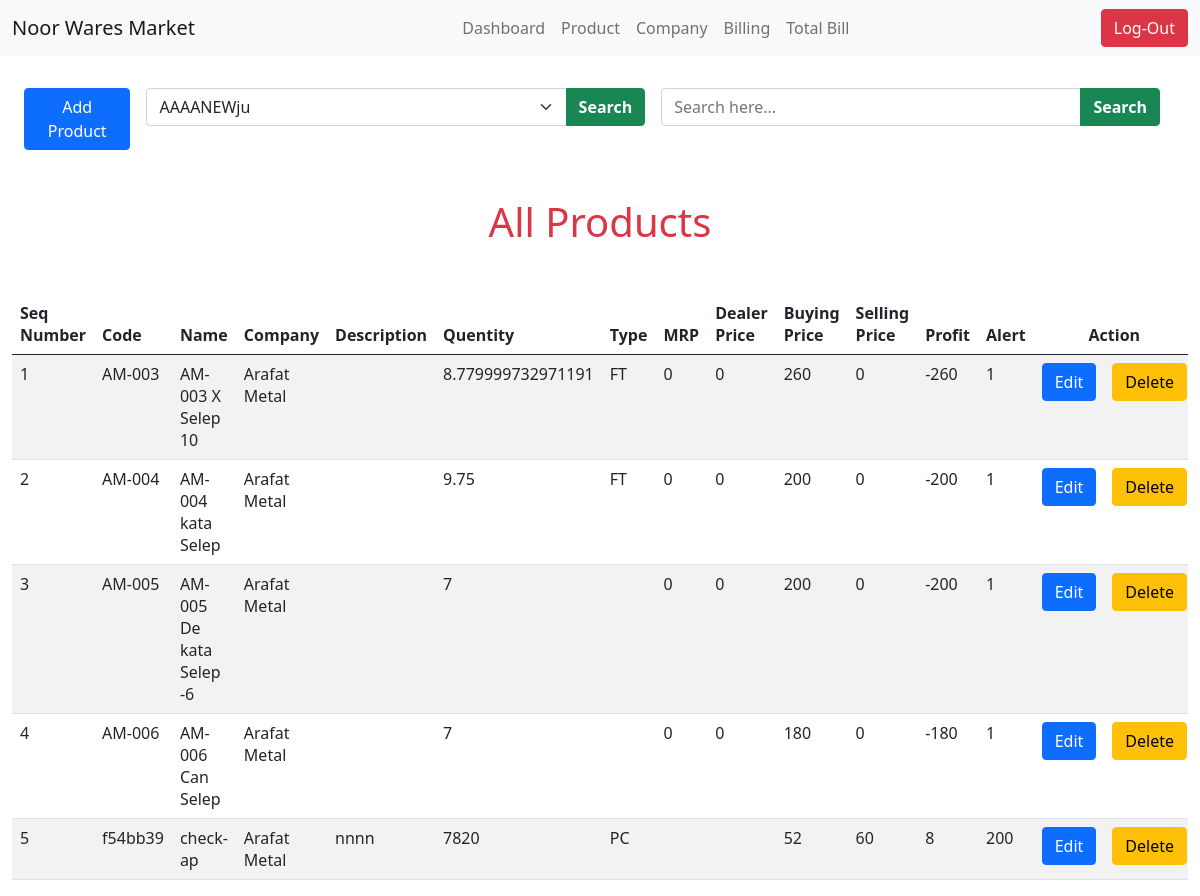
/searchbycompany.php?companygiven=Arafat Metal (signed in), run on the app's committed database.
### tables this page shows
CREATE TABLE `product` (
  `product_code` varchar(255) NOT NULL,
  `product_name` varchar(255) NOT NULL,
  `company` varchar(255) NOT NULL,
  `description` varchar(255) NOT NULL,
  `type` varchar(255) NOT NULL,
  `qty` varchar(255) NOT NULL,
  `mrp` varchar(255) NOT NULL,
  `dealer_price` varchar(255) NOT NULL,
  `buying_price` varchar(255) NOT NULL,
  `selling_price` varchar(255) NOT NULL,
  `net_profit` varchar(255) NOT NULL,
  `low_alert` varchar(255) NOT NULL
);

### searchbycompany.php (the view, shortened to what this page needs)
<?php
    if(isset($_SESSION['User'])){
?>
<?php
    require_once('connection.php');
    $data = $_GET['companygiven'];
    $data2 = $_GET['namegiven1'];
    var_dump($data2);
    var_dump($data);
    $sql = "SELECT * FROM `product` WHERE `company` = '$data' OR `product_name` = '$data2';";
    $result = mysqli_query($conn, $sql) or die("cannot execute query in company");
    $dd = mysqli_num_rows($result);
?>
<!DOCTYPE html>
<html lang="en">
<head>
    <link href="https://cdn.jsdelivr.net/npm/bootstrap@5.0.2/dist/css/bootstrap.min.css" rel="stylesheet">
    <link rel="stylesheet" href="style.css">
</head>
<body onload="randomcode()">
    <nav class="navbar fixed-top navbar-expand-lg navbar-light bg-light">
        <div class="container-fluid">
          <a class="navbar-brand" dashboard.php>Noor Wares Market</a>
          <div class="collapse navbar-collapse" id="navbarSupportedContent">
            <ul class="navbar-nav mx-auto mb-2 mb-lg-0">
              <li class="nav-item">
                <a class="nav-link" href="dashboard.php">Dashboard</a>
              </li>
              <li class="nav-item">
                <a class="nav-link" href="product.php">Product</a>
              </li>
              <li class="nav-item">
                <a class="nav-link" href="displayajex.php">Company</a>
              </li>
              <li class="nav-item">
                <a class="nav-link" href="billing2.php">Billing</a>
              </li>
              <li class="nav-item">
                <a class="nav-link" onclick="movetodatebysearch()">Total Bill</a>
              </li>
            </ul>
          </div>
 <a class="btn btn-danger" href="logout.php?logout">Log-Out</a>
      </div>
    </nav>
    <section class="add_delete_search mt-5 container-fluid">
        <div class="btngrp d-flex container-fluid">
            <button type="button" class="btn btn-primary mt-3 me-3" data-bs-toggle="modal" data-bs-target="#exampleModal">
            Add Product
            </button>
            <div class="input-group mt-3 w-50 me-3">
                <form class="w-100"  method="get" action="searchbycompany.php">
                   <div class="input-group">
                   <select id="inputState" class="form-select" name="companygiven">
                        <?php
                            $sql1 = "SELECT DISTINCT Company_name FROM `company`;";
                            $result1 = mysqli_query($conn, $sql1) or die("cannot execute sql1");
                            $dd1 = mysqli_num_rows($result1);
                            if($dd1>0){
                                while( $row1 = mysqli_fetch_assoc($result1)){
                        ?>
                            <option><?php echo $row1['Company_name'];?></option>
                        <?php
                            }
                        }
                        ?>
                        </select>
                        <button type="submit" class="btn btn-success text-white fw-bold">Search</button>
                   </div>
                </form>
            </div>
            <div class="input-group mt-3 w-50 me-3">
                <form class="w-100"  method="get" action="searchbycompany.php">
                   <div class="input-group">
                   <input type="text"class="form-select" List="namegiven1" size="50px" placeholder="Search here..." name="namegiven1">
                        <button type="submit" class="btn btn-success text-white fw-bold">Search</button>
                   </div>
                </form>
            </div>
        </div>
        <div class="tablediv mt-5 table-responsive">
            <h1 class="text-danger text-center mb-5">All Products</h1>
                <table class="table  table-striped table-hover">
                    <thead >
                        <tr>
                            <th scope="col">Seq Number</th>
                            <th scope="col">Code</th>
                            <th scope="col">Name</th>
                            <th scope="col">Company</th>
                            <th scope="col">Description</th>
                            <th scope="col">Quentity</th>
                            <th scope="col">Type</th>
                            <th scope="col">MRP</th>
                            <th scope="col">Dealer Price</th>
                            <th scope="col">Buying Price</th>
                            <th scope="col">Selling Price</th>
                            <th scope="col">Profit</th>
                            <th scope="col">Alert</th>
                            <th scope="col" colspan="2" class="text-center">Action</th>
                        </tr>
                    </thead>
                    <tbody>
                        <?php
                            if($dd>0){
                                $i = 1;
                                while($row = mysqli_fetch_assoc($result)){
                                    $qty = $row['qty'];
                                    $alt = $row['low_alert'];
                        ?>
                                 <tr
                                <?php
                                    if($qty <= $alt){
                                        echo 'class="bg-danger fw-bold "';
                                    }
                                ?>
                                >
                                    <td><?php echo $i; ?></td>
                                    <td><?php echo $row['product_code']; ?></td>
                                    <td><?php echo $row['product_name']; ?></td>
                                    <td><?php echo $row['company']; ?></td>
                                    <td><?php echo $row['description']; ?></td>
                                    <td><?php echo $row['qty']; ?></td>
                                    <td><?php echo $row['type']; ?></td>
                                    <td><?php echo $row['mrp']; ?></td>
                                    <td><?php echo $row['dealer_price']; ?></td>
                                    <td><?php echo $row['buying_price']; ?></td>
                                    <td><?php echo $row['selling_price']; ?></td>
                                    <td><?php echo $row['net_profit']; ?></td>
                                    <td><?php echo $row['low_alert']; ?></td>
                                    <td> <a href= "edit.php?pname=<?php echo $row['product_name']; ?>&qty=<?php echo $row['qty'];?>&
                                    company=<?php echo $row['company'];?>&dprice=<?php echo $row['dealer_price'];?>
                                    &bprice=<?php echo $row['buying_price'];?>&sprice=<?php echo $row['selling_price'];?>
                                    &low_alert=<?php echo $row['low_alert'];?>&des=<?php echo $row['description'];?>
                                    &bprice=<?php echo $row['buying_price'];?>&PCODE=<?php echo $row['product_code'];?>&mrp=<?php echo $row['mrp'];?>&profit=<?php echo $row['net_profit'];?>&type=<?php echo $row['type']; ?>
                                    "
                                        class= "btn btn-primary">Edit</a> </td>
                                    <td> <a href= "dlt.php?delete=<?php echo $row['product_name']; ?>&PCODE=<?php echo $row['product_code'];?>
                                    &qty=<?php echo $row['qty'];?>&
                                    company=<?php echo $row['company'];?>&bprice=<?php echo $row['buying_price'];?>
                                    "
                                        class= "btn btn-warning"  >Delete</a> </td>
                                </tr>
                        <?php
                             $i = $i+1;
                                }
                            }
                        ?>
                    </tbody>
                </table>
            </div>
    </section>
</body>
</html>
<?php
    }
    else{
        header("location:index.php");
    }
?>

### style.css (style rules this page uses)
.add_delete_search .tablediv table { width: 100%; overflow-x: scroll; }

### data on the page
product: product_code "AM-003", product_name "AM-003 X Selep 10", company "Arafat Metal", qty "8.779999732971191", type "FT", mrp "0", dealer_price "0", buying_price "260", selling_price "0", net_profit "-260", low_alert "1"
product: product_code "AM-004", product_name "AM-004 kata Selep", company "Arafat Metal", qty "9.75", type "FT", mrp "0", dealer_price "0", buying_price "200", selling_price "0", net_profit "-200", low_alert "1"
product: product_code "AM-005", product_name "AM-005 De kata Selep -6", company "Arafat Metal", qty "7", mrp "0", dealer_price "0", buying_price "200", selling_price "0", net_profit "-200", low_alert "1"
product: product_code "AM-006", product_name "AM-006 Can Selep", company "Arafat Metal", qty "7", mrp "0", dealer_price "0", buying_price "180", selling_price "0", net_profit "-180", low_alert "1"
product: product_code "f54bb39", product_name "check-ap", company "Arafat Metal", description "nnnn", qty "7820", type "PC", buying_price "52", selling_price "60", net_profit "8", low_alert "200"

### other printed values
form field companygiven "AAAANEWju"
